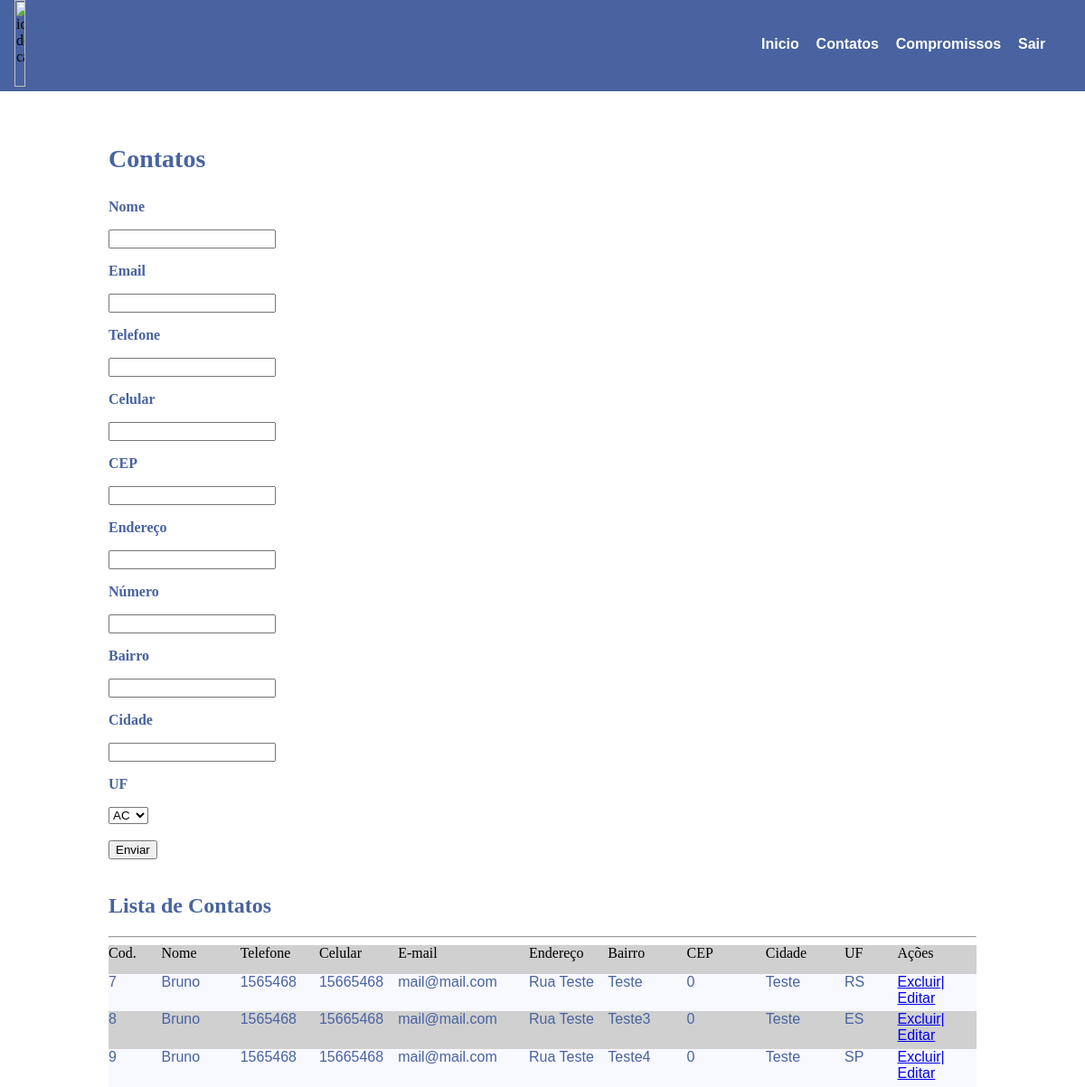
/contatos.php (signed in), run on the app's committed database.
### tables this page shows
CREATE TABLE `contatos` (
  `id_contato` int(11) NOT NULL,
  `nome` varchar(60) NOT NULL,
  `email` varchar(80) NOT NULL,
  `telefone` int(10) NOT NULL,
  `celular` int(10) NOT NULL,
  `endereco` varchar(70) NOT NULL,
  `bairro` varchar(50) NOT NULL,
  `cep` int(8) NOT NULL,
  `cidade` varchar(60) NOT NULL,
  `uf` varchar(2) NOT NULL,
  `id_usuario` int(11) NOT NULL
);

### classes/ClassContatos.php (called while the page is built, shortened)
<?php
Class Contatos extends Conexao {
public function SetIdUsuario($valor)
	{
		$this->idusuario = $valor;
	}
public function GetIdUsuario()
	{
	return $this->idusuario;
	}
	function ProcurarContatosUsuario()
	{
		$usuario = $this->GetIdUsuario();
		$sql = "select * from contatos where id_usuario = :id_usuario";
		$conn = $this->getConn();
		$stmt = $conn->prepare($sql);
		$stmt->bindParam(':id_usuario', $usuario);
		$stmt->execute();
		$retorno = $stmt->fetchALL(PDO::FETCH_OBJ);
		return $retorno;
	}
}
?>

### contatos.php (the view, shortened to what this page needs)
<?php
require_once("classes/ClassContatos.php");
		$nome = "";
		$email = "";
		$telefone = "";
		$celular = "";
		$endereco = "";
		$bairro = "";
		$cep = "" ;
		$cidade = "";
		$uf = "";
?>
<html>
	<head>
		<link rel="stylesheet" type="text/css" href="css/folha.css" media="screen" />
	</head>
	<body>
		<?php
			include_once("topo.php");
		?>
		<main>
			<article>
				<section id="contatos">
				<div id="formcontatos" >
					<form id="form" name="form" action="contatos.php" method="post" >
					<h1> Contatos </h1>
                    	<h3> Nome </h3>
						<input  type="text" name="nome" value="<?php print $nome; ?>" required />
						<h3> Email </h3>
						<input  type="email" name="email"   value="<?php print $email; ?>" required />
						<h3> Telefone </h3>
						<input  type="text" name="telefone" value="<?php print $telefone; ?>"  required />
						<h3> Celular </h3>
						<input type="text" name="celular"   value="<?php print $celular; ?>" required />
                        <h3> CEP </h3>
						<input type="text" name="cep" id="cep" value="<?php print $cep; ?>"  required />
						<h3> Endereço </h3>
						<input type="text" name="endereco" id="rua"   value="<?php print $endereco; ?>" required />
						<h3> Número </h3>
						<input type="text" name="numero" id="numero"   value="<?php print $endereco; ?>" required />
                        <h3> Bairro </h3>
						<input type="text" name="bairro" id="bairro" value="<?php print $bairro; ?>"   required />
						<h3> Cidade </h3>
						<input type="text" name="cidade" id="cidade" value="<?php print $cidade; ?>" required />
						<h3> UF </h3>
						<select id="uf" name="uf" value="<?php print $uf?>">
							<option value="AC" <?php if($uf == "AC") print "selected";?>>AC</option>
						</select> <br/><br/>
						<input type="submit" name="Enviar" value="Enviar" /><br /><br />
                        </div>
						<h2>Lista de Contatos</h2>
						<hr/>
						<?php
							$objContato = new Contatos();
							$objContato->SetIdUsuario($_SESSION['id']);
							$retorno = $objContato->ProcurarContatosUsuario();
							if (!empty($retorno))
							{
							$x = 0;
							$classe = "";
							print ("<div id='pessoas'>");
							print ("<div class='col1 titulo'><span>Cod.</span></div>");
							print ("<div class='col2 titulo'><span>Nome</span></div>");
							print ("<div class='col3 titulo'><span>Telefone</span></div>");
							print ("<div class='col4 titulo'><span> Celular</span></div>");
							print ("<div class='col5 titulo'><span> E-mail</span></div>");
							print ("<div class='col6 titulo'><span> Endereço </span></div>");
							print ("<div class='col7 titulo'><span> Bairro </span></div>");
							print ("<div class='col8 titulo'><span> CEP </span></div>");
							print ("<div class='col9 titulo'><span> Cidade </span></div>");
							print ("<div class='col10 titulo'><span> UF </span></div>");
							print ("<div class='col11 titulo'><span> Ações </span></div>");
							print "<br />";
							foreach($retorno as $linha){
							if(($x % 2) == 0)
								$classe = "par";
								else $classe = "impar";
							print ("<div class='col1 $classe'>$linha->id_contato</div>");
							print ("<div class='col2 $classe'>$linha->nome</div>");
							print ("<div class='col3 $classe'>$linha->telefone</div>");
							print ("<div class='col4 $classe'>$linha->celular</div>");
							print ("<div class='col5 $classe'>$linha->email</div>");
							print ("<div class='col6 $classe'>$linha->endereco</div>");
							print ("<div class='col7 $classe'>$linha->bairro</div>");
							print ("<div class='col8 $classe'>$linha->cep</div>");
							print ("<div class='col9 $classe'>$linha->cidade</div>");
							print ("<div class='col10 $classe'>$linha->uf</div>");
							print ("<div class='col11 $classe'><a href='delete.php?id_contato=$linha->id_contato' title='Excluir o registro' > Excluir| </a> <a href='contatos.php?id_contato=$linha->id_contato' title='Alterar o Registro'> Editar</a></div>");
							print "<br /> ";
							$x++;
							}
							}  else {
							print "Nenhum resultado retornado.";
							}
						?>
				</section>
			</article>
		</main>
	</body>
</html>

### topo.php
<header id="topo2">
            <nav id="menu">
                <ul id="menul">
                <li><a href="inicio.php">Inicio</a></li>
                <li><a href="contatos.php">Contatos</a></li>
				<li><a href="compromissos.php">Compromissos</a></li>
				<li><a href="sair.php">Sair</a></li>
				</ul>
				<div id="logoS" >
			<img id="icon" src="image/scheduleM.png" alt="icone de calendario" >
			</div>
            </nav>
</header>

### css/folha.css (style rules this page uses)
body { margin: 0px; padding: 0px; }
#topo2 { width: 100%; height: 6em; }
#menu { width: 100%; height: 6.3em; background-color: #4863A0; }
#menul { width: 30%; height: 4em; margin: 0px; float: right; }
li { display: inline-flex; height: 6.3em; margin: 0px 0.8em 0px 2px; text-decoration: none; }
li a { display: block; height: 100%; width: 100%; text-decoration: none; color: #fff; margin-top: 2.5em!important; font-weight: bold; font-size: 16px; font-family: arial, sans-serif; }
#logoS { width: 100%; height: 4em; margin: 0px auto; }
#logoS img { height: 6em; width: 10%; margin-left: 1em; }
h1 { font-size: 28px; color: #4863A0; }
h2 { color: #4863A0; }
h3 { font-size: 16px; color: #4863A0; }
#contatos { width:80%; margin: 0 auto; margin-top: 4em; }
#formcontatos { width: 100%; margin: 0 auto; }
#pessoas { width:100%; height: auto; margin: 0px auto; }
.col1 { width: 6.09%; height: 2.6em; float: left; }
.col1.titulo { width: 6.09% !important; }
.col2 { width: 9.09%; height: 2.6em; float: left; }
.col3 { width: 9.09%; height: 2.6em; float: left; }
.col4 { width: 9.09%; height: 2.6em; background-color: #007fff; float: left; }
.col5 { width: 15.09%; height: 2.6em; float: left; }
.col5.titulo { width: 15.09% !important; }
.col6 { width: 9.09%; height: 2.6em; float: left; }
.col7 { width: 9.09%; height: 2.6em; float: left; }
.col8 { width: 9.09%; height: 2.6em; float: left; }
.col9 { width: 9.09%; height: 2.6em; float: left; }
.col10 { width: 6.09%; height: 2.6em; float: left; }
.col10.titulo { width: 6.09% !important; }
.col11 { width: 9.09%; height: 2.6em; float: left; }
.titulo { width: 9.09%; height: 2em; background-color: #d0d0d0 ; }
.par { background-color: #f8f8ff; color: #4863A0; font-family: Arial; font-size: Medium; }
.impar { background-color: #d0d0d0; color: #4863A0; font-family: Arial; font-size: Medium; }

### data on the page
contatos: id_contato "7", nome "Bruno", telefone "1565468", celular "15665468", email "mail@mail.com", endereco "Rua Teste", bairro "Teste", cep "0", cidade "Teste", uf "RS"
contatos: id_contato "8", nome "Bruno", telefone "1565468", celular "15665468", email "mail@mail.com", endereco "Rua Teste", bairro "Teste3", cep "0", cidade "Teste", uf "ES"
contatos: id_contato "9", nome "Bruno", telefone "1565468", celular "15665468", email "mail@mail.com", endereco "Rua Teste", bairro "Teste4", cep "0", cidade "Teste", uf "SP"
